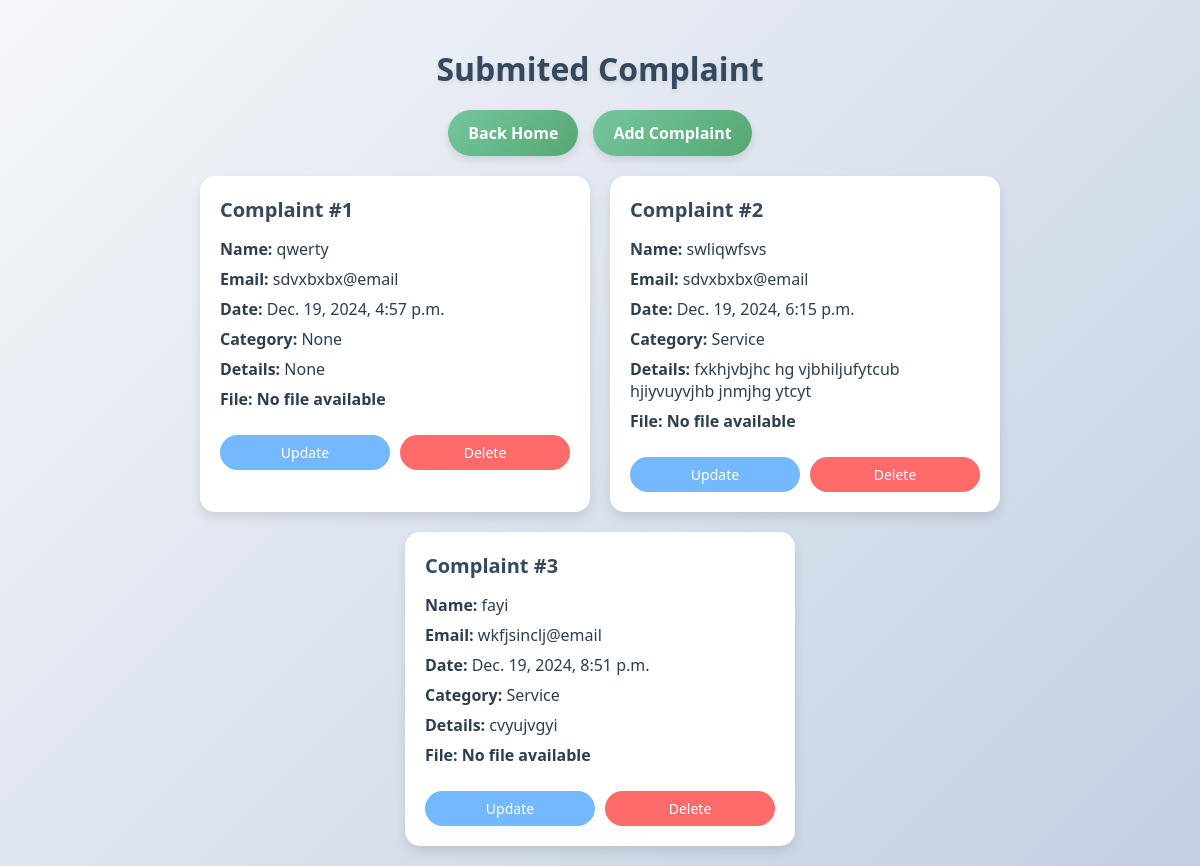
Page /complaint_List/ on the committed database.
### admin_app/models.py (models this page shows)
class Bcomplaint(models.Model):
     loginid=models.ForeignKey(Usertable,on_delete=models.CASCADE,null=True,blank=True)
     name =models.CharField(max_length=100,null=True,blank=True)
     email =models.CharField(max_length=100,null=True,blank=True)
     Category =models.CharField(max_length=100,null=True,blank=True)
     Details =models.CharField(max_length=1000,null=True,blank=True)
     date =models.DateTimeField(auto_now_add=True,null=True,blank=True)
     docfile =models.FileField(upload_to='bcomplalint',null=True,blank=True)

### admin_app/views.py (the view)
# urls.py: path('complaint_List/',b_complaintlist.as_view(),name='complaint_List'),
class b_complaintlist(View):
    def get(self, request):
        form =Bcomplaint.objects.all()
        return render(request, 'bussiness/complaint_list.html', {'form': form})

### templates/bussiness/complaint_list.html (shortened to what this page needs)
<!DOCTYPE html>
<html lang="en">
<head>
</head>
<body>
    <h2> Submited Complaint</h2>
    <div class="nav-buttons">
        <a href="/Product/">Back Home</a>
        <a href="/Bcomplaint/">Add Complaint</a>
    </div>
    <div class="card-container">
        {% for i in form %}
        <div class="card">
            <div class="card-header">Complaint #{{ forloop.counter }}</div>
            <div class="card-details">
                <div><span>Name:</span> {{ i.name}}</div>
                <div><span>Email:</span> {{ i.email}}</div>
                <div><span>Date:</span> {{ i.date }}</div>
                <div><span>Category:</span> {{ i.Category }}</div>
                <div><span>Details:</span> {{ i.Details }}</div>
                <div>
                    <span>File:</span>
                    {% if i.docfile %}
                      <a href="{{ i.docfile.url }}" target="_blank">View</a>
                    {% else %}
                      <span>No file available</span>
                    {% endif %}
                  </div>            </div>
            <div class="actions">
                <a href="/complaint_Edit/{{ i.id }}" class="update">Update</a>
                <a href="/complaint_Delete/{{ i.id }}" class="delete">Delete</a>
            </div>
        </div>
        {% endfor %}
    </div>
</body>
</html>

### templates/bussiness/complaint_list.html (style rules this page uses)
body { font-family: 'Segoe UI', Tahoma, Geneva, Verdana, sans-serif; margin: 0; padding: 0; background: linear-gradient(135deg, #f5f7fa, #c3cfe2); color: #2c3e50; display: flex; flex-direction: column; align-items: center; padding: 20px; }
h2 { font-size: 32px; margin-bottom: 20px; color: #34495e; text-shadow: 0 2px 4px rgba(0, 0, 0, 0.1); }
.nav-buttons { display: flex; gap: 15px; margin-bottom: 20px; }
.nav-buttons a { text-decoration: none; background: linear-gradient(135deg, #74c69d, #57a773); color: white; padding: 12px 20px; border-radius: 25px; font-size: 16px; font-weight: bold; transition: background 0.3s, transform 0.2s; box-shadow: 0 4px 8px rgba(0, 0, 0, 0.1); }
.card-container { display: flex; flex-wrap: wrap; gap: 20px; justify-content: center; max-width: 1200px; width: 100%; }
.card { background: white; border-radius: 15px; box-shadow: 0 6px 12px rgba(0, 0, 0, 0.1); padding: 20px; width: 100%; max-width: 350px; display: flex; flex-direction: column; gap: 15px; }
.card-header { font-size: 20px; font-weight: bold; color: #34495e; }
.card-details { display: flex; flex-direction: column; gap: 8px; }
.card-details div { font-size: 16px; color: #2c3e50; }
.card-details span { font-weight: bold; }
.actions { display: flex; gap: 10px; margin-top: 10px; }
.actions a { text-decoration: none; padding: 8px 15px; font-size: 14px; border-radius: 20px; text-align: center; flex: 1; transition: background 0.3s, transform 0.2s; }
.actions a.update { background: #74b9ff; color: white; }
.actions a.delete { background: #ff6b6b; color: white; }

### rows in the picture
Bcomplaint: name "qwerty", email "sdvxbxbx@email", date "Dec. 19, 2024, 4:57 p.m.", Category "None", Details "None", docfile "No file available"
Bcomplaint: name "swliqwfsvs", email "sdvxbxbx@email", date "Dec. 19, 2024, 6:15 p.m.", Category "Service", Details "fxkhjvbjhc hg vjbhiljufytcub hjiyvuyvjhb jnmjhg ytcyt", docfile "No file available"
Bcomplaint: name "fayi", email "wkfjsinclj@email", date "Dec. 19, 2024, 8:51 p.m.", Category "Service", Details "cvyujvgyi", docfile "No file available"
